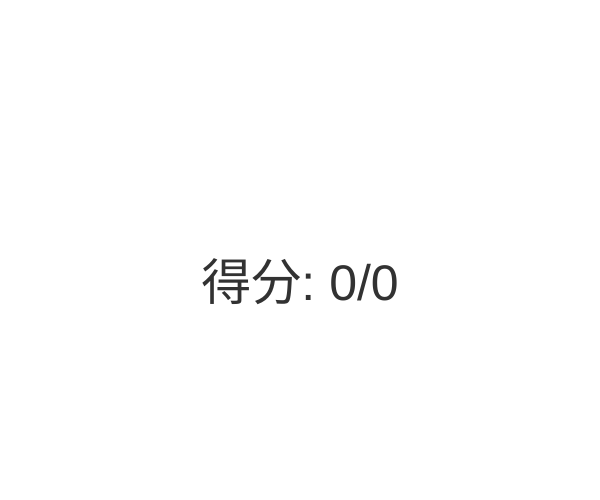
Frame 1 (no input)
Frame 2 (the mouse pressed at the canvas centre, redrawn once): identical to frame 1, image omitted

The p5.js sketch that drew this single still picture (run headless with seeded random() and noise() and a simulated clock; the mouse was pressed at the canvas centre and the sketch redrawn once):

// p5.js sketch
// ── sketch.js
// =================================================================
// 步驟一：模擬成績數據接收 (續)
// -----------------------------------------------------------------

let finalScore = 0; 
let maxScore = 0;
let scoreText = ""; // 用於 p5.js 繪圖的文字

// ----------------------------------------
// 新增：煙火效果相關變數
// ----------------------------------------
let fireworks = []; // 儲存活躍的粒子
let explosionTriggered = false; // 確保爆炸只發生一次

// ----------------------------------------
// 新增：簡易粒子類別
// ----------------------------------------
class Particle {
    constructor(x, y, col) {
        this.pos = createVector(x, y);
        // 隨機爆炸速度，確保粒子向外飛散
        this.vel = p5.Vector.random2D().mult(random(2, 8));
        this.acc = createVector(0, 0.1); // 簡易重力
        this.lifespan = 255;
        this.col = col;
    }

    update() {
        this.vel.add(this.acc);
        this.pos.add(this.vel);
        this.lifespan -= 5; // 逐漸透明
    }

    show() {
        noStroke();
        fill(this.col, this.lifespan); // 使用漸變透明度
        ellipse(this.pos.x, this.pos.y, 4, 4);
    }

    isFinished() {
        return this.lifespan < 0;
    }
}


window.addEventListener('message', function (event) {
    // ... (保持不變)
    const data = event.data;
    
    if (data && data.type === 'H5P_SCORE_RESULT') {
        
        // !!! 關鍵步驟：更新全域變數 !!!
        finalScore = data.score; // 更新全域變數
        maxScore = data.maxScore;
        scoreText = `最終成績分數: ${finalScore}/${maxScore}`;
        
        console.log("新的分數已接收:", scoreText); 
        
        // ----------------------------------------
        // 新增：檢查是否滿分並觸發爆炸
        // ----------------------------------------
        if (finalScore === maxScore && finalScore > 0 && !explosionTriggered) {
             // 觸發煙火效果
             triggerFirework(width / 2, height / 2);
             explosionTriggered = true; // 設置標記，防止重複觸發
        } else if (finalScore !== maxScore) {
            // 如果分數不是滿分，則重置標記
            explosionTriggered = false;
        }
        
        // ----------------------------------------
        // 關鍵步驟 2: 呼叫重新繪製 (見方案二)
        // ----------------------------------------
        if (typeof redraw === 'function') {
            redraw(); 
        }
    }
}, false);


// ----------------------------------------
// 新增：觸發煙火爆炸的函式
// ----------------------------------------
function triggerFirework(x, y) {
    let fireworkColor = color(random(255), random(255), random(255)); // 隨機顏色
    let numParticles = 100; // 粒子數量

    for (let i = 0; i < numParticles; i++) {
        fireworks.push(new Particle(x, y, fireworkColor));
    }
    // 啟用 loop 讓粒子系統動起來
    loop(); 
}

// =================================================================
// 步驟二：使用 p5.js 繪製分數 (在網頁 Canvas 上顯示)
// -----------------------------------------------------------------
// ...
// ... (保留原有的 setup 函式)
function setup() { 
    // ... (其他設置)
    createCanvas(windowWidth / 2, windowHeight / 2); 
    background(255); 
    noLoop(); // 只有在分數改變或煙火燃放時才繪製
} 

// score_display.js 中的 draw() 函數片段

function draw() { 
    // -----------------------------------------------------------------
    // C. (新增) 處理背景與煙火粒子更新
    // -----------------------------------------------------------------
    // 讓背景有一點透明度 (trail effect)，但只有在有煙火時才如此
    if (fireworks.length > 0) {
        // 煙火軌跡效果
        background(255, 30); 
    } else {
        // 沒有煙火時，清除背景
        background(255); 
    }

    // 更新並繪製所有煙火粒子
    for (let i = fireworks.length - 1; i >= 0; i--) {
        fireworks[i].update();
        fireworks[i].show();

        // 移除已燃燒完的粒子
        if (fireworks[i].isFinished()) {
            fireworks.splice(i, 1);
        }
    }
    
    // 如果所有粒子都消失了，停止 loop
    if (fireworks.length === 0) {
        noLoop();
    }
    
    
    // 計算百分比
    let percentage = (finalScore / maxScore) * 100;

    textSize(80); 
    textAlign(CENTER);
    
    // -----------------------------------------------------------------
    // A. 根據分數區間改變文本顏色和內容 (畫面反映一)
    // -----------------------------------------------------------------
    if (percentage >= 90) {
        // 滿分或高分：顯示鼓勵文本，使用鮮豔顏色
        fill(0, 200, 50); // 綠色 [6]
        text("恭喜！優異成績！", width / 2, height / 2 - 50);
        
    } else if (percentage >= 60) {
        // 中等分數：顯示一般文本，使用黃色 [6]
        fill(255, 181, 35); 
        text("成績良好，請再接再厲。", width / 2, height / 2 - 50);
        
    } else if (percentage >=0) {
        // 低分：顯示警示文本，使用紅色 [6]
        fill(200, 0, 0); 
        text("需要加強努力！", width / 2, height / 2 - 50);
        
    } else {
        // 尚未收到分數或分數為 0
        fill(150);
        text(scoreText, width / 2, height / 2);
    }

    // 顯示具體分數
    textSize(50);
    fill(50);
    text(`得分: ${finalScore}/${maxScore}`, width / 2, height / 2 + 50);
    
    
    // -----------------------------------------------------------------
    // B. 根據分數觸發不同的幾何圖形反映 (畫面反映二)
    // -----------------------------------------------------------------
    
    if (percentage >= 90) {
        // 畫一個大圓圈代表完美 [7]
        fill(0, 200, 50, 150); // 帶透明度
        noStroke();
        circle(width / 2, height / 2 + 150, 150);
        
    } else if (percentage >= 60) {
        // 畫一個方形 [4]
        fill(255, 181, 35, 150);
        rectMode(CENTER);
        rect(width / 2, height / 2 + 150, 150, 150);
    }
    
    // ...
}
